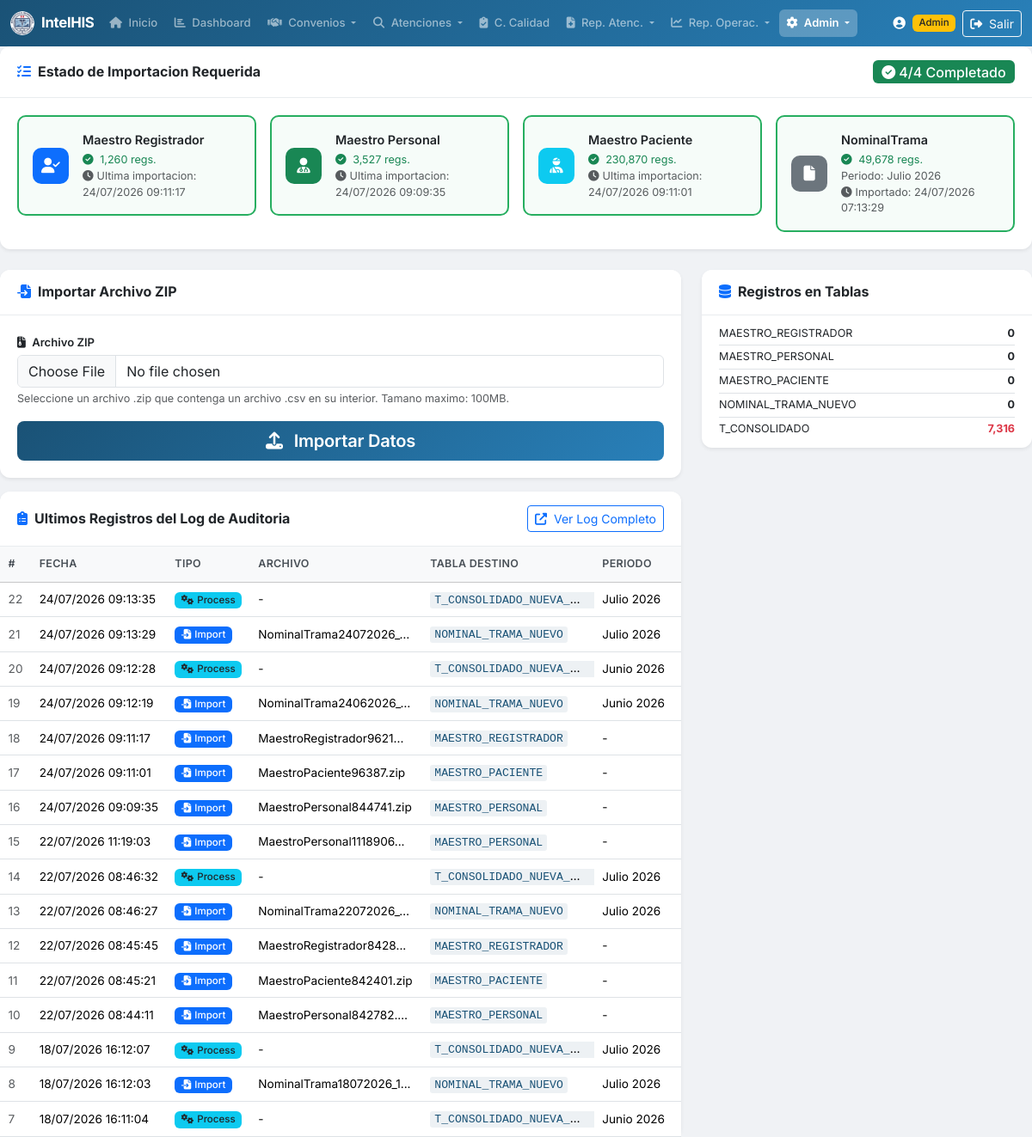
/import.php (signed in), run on an earlier commit of the app's database.
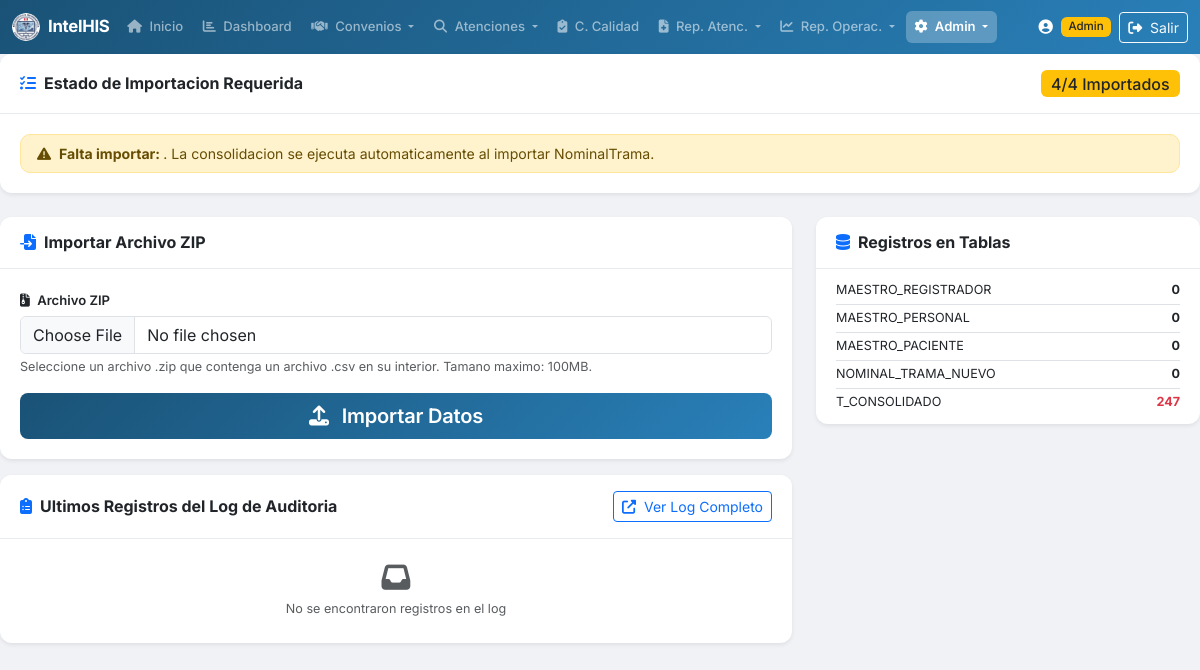
And on a later commit of the database.
### tables this page shows
CREATE TABLE `IMPORT_ESTADO` (
  `id` int(11) NOT NULL,
  `tipo_archivo` varchar(50) NOT NULL COMMENT 'MaestroRegistrador, MaestroPersonal, MaestroPaciente, NominalTrama',
  `importado` tinyint(1) NOT NULL DEFAULT 0 COMMENT '1=Importado, 0=Pendiente',
  `fecha_importacion` datetime DEFAULT NULL,
  `nombre_archivo` varchar(255) DEFAULT NULL,
  `periodo_mes` varchar(2) DEFAULT NULL,
  `periodo_anio` varchar(4) DEFAULT NULL,
  `registros_importados` int(11) DEFAULT 0
);

CREATE TABLE `LOG_IMPORTACION` (
  `id_log` int(11) NOT NULL,
  `tipo_operacion` varchar(50) NOT NULL COMMENT 'IMPORT o PROCESS',
  `tipo_archivo` varchar(50) DEFAULT NULL COMMENT 'MaestroRegistrador, MaestroPersonal, MaestroPaciente, NominalTrama',
  `nombre_archivo` varchar(255) DEFAULT NULL,
  `tabla_destino` varchar(100) DEFAULT NULL,
  `periodo_mes` varchar(2) DEFAULT NULL,
  `periodo_anio` varchar(4) DEFAULT NULL,
  `registros_procesados` int(11) DEFAULT 0,
  `modo_importacion` varchar(20) DEFAULT NULL COMMENT 'REEMPLAZO o PERIODO',
  `fecha_operacion` datetime DEFAULT current_timestamp(),
  `usuario` varchar(100) DEFAULT NULL,
  `estado` varchar(20) NOT NULL COMMENT 'EXITO, ERROR, PARCIAL',
  `mensaje` text DEFAULT NULL,
  `duracion_segundos` decimal(10,2) DEFAULT NULL
);

### includes/functions.php (called while the page is built, shortened)
<?php
function clean($str) {
    return htmlspecialchars($str ?? '', ENT_QUOTES, 'UTF-8');
}
function formatDateTime($datetime) {
    $ts = strtotime($datetime);
    return $ts ? date('d/m/Y H:i:s', $ts) : $datetime;
}
function getNombreMes($mes) {
    $meses = [
        1 => 'Enero', 2 => 'Febrero', 3 => 'Marzo',
        4 => 'Abril', 5 => 'Mayo', 6 => 'Junio',
        7 => 'Julio', 8 => 'Agosto', 9 => 'Septiembre',
        10 => 'Octubre', 11 => 'Noviembre', 12 => 'Diciembre'
    ];
    return $meses[intval($mes)] ?? $mes;
}
function obtenerEstadoImportacion() {
    $pdo = getDBConnection();
    $stmt = $pdo->query("SELECT * FROM IMPORT_ESTADO ORDER BY FIELD(tipo_archivo, 'MaestroRegistrador', 'MaestroPersonal', 'MaestroPaciente', 'NominalTrama')");
    $rows = $stmt->fetchAll();
    $estado = [];
    foreach ($rows as $row) {
        $estado[$row['tipo_archivo']] = $row;
    }
    return $estado;
}
function verificarTodosImportados() {
    $pdo = getDBConnection();
    $stmt = $pdo->query("SELECT COUNT(*) FROM IMPORT_ESTADO WHERE importado = 1");
    $importados = (int)$stmt->fetchColumn();
    return $importados >= 4;
}

### import.php (the view, shortened to what the rows shown need)
<?php
require_once 'includes/functions.php';
$pdo = getDBConnection();
$importEstado = obtenerEstadoImportacion();
$todosImportados = verificarTodosImportados();
$ultimosLogs = $pdo->query("SELECT * FROM LOG_IMPORTACION ORDER BY fecha_operacion DESC LIMIT 16")->fetchAll();
$ultimaImportacionPorTabla = [];
try {
    $tablasDestino = ['MAESTRO_REGISTRADOR', 'MAESTRO_PERSONAL', 'MAESTRO_PACIENTE', 'NOMINAL_TRAMA_NUEVO'];
    foreach ($tablasDestino as $tablaDest) {
        $stmtUlt = $pdo->prepare("
            SELECT tipo_archivo, tabla_destino, fecha_operacion, registros_procesados, nombre_archivo
            FROM LOG_IMPORTACION
            WHERE tipo_operacion = 'IMPORT' AND estado = 'EXITO' AND tabla_destino = ?
            ORDER BY fecha_operacion DESC
            LIMIT 1
        ");
        $stmtUlt->execute([$tablaDest]);
        $rowUlt = $stmtUlt->fetch();
        if ($rowUlt) {
            $ultimaImportacionPorTabla[$tablaDest] = $rowUlt;
        }
    }
} catch (Exception $e) {
}
include 'includes/header.php';
?>
<div class="row mb-4">
    <div class="col-12">
        <div class="card shadow-sm <?= $todosImportados ? 'border-success' : 'border-warning' ?>">
            <div class="card-body">
                <div class="row g-3">
                    <?php
                    $iconos = [
                        'MaestroRegistrador' => ['icon' => 'fa-user-check', 'color' => 'primary', 'label' => 'Maestro Registrador', 'tabla' => 'MAESTRO_REGISTRADOR'],
                        'MaestroPersonal' => ['icon' => 'fa-user-md', 'color' => 'success', 'label' => 'Maestro Personal', 'tabla' => 'MAESTRO_PERSONAL'],
                        'MaestroPaciente' => ['icon' => 'fa-user-injured', 'color' => 'info', 'label' => 'Maestro Paciente', 'tabla' => 'MAESTRO_PACIENTE'],
                        'MaestroTrama' => ['icon' => 'fa-file-medical', 'color' => 'warning', 'label' => 'Nominal Trama', 'tabla' => 'NOMINAL_TRAMA_NUEVO'],
                    ];
                    foreach ($importEstado as $tipo => $info):
                        $cfg = $iconos[$tipo] ?? ['icon' => 'fa-file', 'color' => 'secondary', 'label' => $tipo, 'tabla' => ''];
                        $tablaNombre = $cfg['tabla'];
                        $logUltimo = $ultimaImportacionPorTabla[$tablaNombre] ?? null;
                    ?>
                    <div class="col-lg-3 col-md-6 col-sm-6">
                        <div class="import-status-card <?= $info['importado'] ? 'status-done' : 'status-pending' ?>">
                            <div class="d-flex align-items-center gap-3">
                                <div class="status-icon bg-<?= $cfg['color'] ?> <?= $info['importado'] ? '' : 'opacity-50' ?>">
                                    <i class="fas <?= $cfg['icon'] ?>"></i>
                                </div>
                                <div class="flex-grow-1">
                                    <div class="fw-semibold"><?= $cfg['label'] ?></div>
                                    <?php if ($info['importado']): ?>
                                        <small class="text-success">
                                            <i class="fas fa-check-circle me-1"></i>
                                            <?= number_format($info['registros_importados']) ?> regs.
                                        </small>
                                        <?php if ($tipo === 'NominalTrama' && $info['periodo_anio'] && $info['periodo_mes']): ?>
                                            <small class="text-muted d-block">Periodo: <?= getNombreMes($info['periodo_mes']) ?> <?= $info['periodo_anio'] ?></small>
                                        <?php endif; ?>
                                        <?php if ($logUltimo): ?>
                                            <small class="text-muted d-block"><i class="fas fa-clock me-1"></i>Ultima importacion: <?= formatDateTime($logUltimo['fecha_operacion']) ?></small>
                                        <?php elseif ($info['fecha_importacion']): ?>
                                            <small class="text-muted d-block"><i class="fas fa-clock me-1"></i>Importado: <?= formatDateTime($info['fecha_importacion']) ?></small>
                                        <?php endif; ?>
                                    <?php endif; ?>
                                </div>
                            </div>
                        </div>
                    </div>
                    <?php endforeach; ?>
                </div>
            </div>
        </div>
    </div>
</div>
<div class="row">
    <div class="col-lg-8">
        <div class="card shadow-sm mt-3">
            <div class="card-body p-0">
                <?php if (empty($ultimosLogs)): ?>
                    <div class="text-center py-4">
                        <i class="fas fa-inbox fa-2x text-muted mb-2"></i>
                        <p class="text-muted mb-0 small">No se encontraron registros en el log</p>
                    </div>
                <?php else: ?>
                    <div class="table-responsive">
                        <table class="table table-hover table-sm mb-0">
                            <thead class="table-light">
                                <tr>
                                    <th>#</th>
                                    <th>Fecha</th>
                                    <th>Tipo</th>
                                    <th>Archivo</th>
                                    <th>Tabla Destino</th>
                                    <th>Periodo</th>
                                    <th>Registros</th>
                                </tr>
                            </thead>
                            <tbody>
                                <?php foreach ($ultimosLogs as $log): ?>
                                <tr>
                                    <td class="text-muted"><?= $log['id_log'] ?></td>
                                    <td><?= formatDateTime($log['fecha_operacion']) ?></td>
                                    <td>
                                        <?php if ($log['tipo_operacion'] === 'IMPORT'): ?>
                                            <span class="badge bg-primary"><i class="fas fa-file-import me-1"></i>Import</span>
                                        <?php else: ?>
                                            <span class="badge bg-info text-dark"><i class="fas fa-cogs me-1"></i>Process</span>
                                        <?php endif; ?>
                                    </td>
                                    <td title="<?= clean($log['nombre_archivo']) ?>">
                                        <?= clean(mb_strimwidth($log['nombre_archivo'] ?? '-', 0, 25, '...')) ?>
                                    </td>
                                    <td><code><?= clean($log['tabla_destino'] ?? '-') ?></code></td>
                                    <td>
                                        <?php if ($log['periodo_anio'] && $log['periodo_mes']): ?>
                                            <?= getNombreMes($log['periodo_mes']) ?> <?= $log['periodo_anio'] ?>
                                        <?php else: ?>
                                            -
                                        <?php endif; ?>
                                    </td>
                                    <td class="text-end"><?= number_format($log['registros_procesados']) ?></td>
                                </tr>
                                <?php endforeach; ?>
                            </tbody>
                        </table>
                    </div>
                <?php endif; ?>
            </div>
        </div>
    </div>
</div>
<?php include 'includes/footer.php'; ?>

What changed in the data, as far as the page shows it:
removed import_estado: label "Maestro Registrador", registros_importados "1,260"
removed log_importacion: fecha_operacion "24/07/2026 09:11:17", id_log "18", tipo_operacion "IMPORT" (drawn), nombre_archivo "MaestroRegistrador9621...", tabla_destino "MAESTRO_REGISTRADOR"
removed import_estado: label "Maestro Personal", registros_importados "3,527"
removed log_importacion: fecha_operacion "24/07/2026 09:09:35", id_log "16", tipo_operacion "IMPORT" (drawn), nombre_archivo "MaestroPersonal844741.zip", tabla_destino "MAESTRO_PERSONAL"
removed import_estado: label "Maestro Paciente", registros_importados "230,870"
removed log_importacion: fecha_operacion "24/07/2026 09:11:01", id_log "17", tipo_operacion "IMPORT" (drawn), nombre_archivo "MaestroPaciente96387.zip", tabla_destino "MAESTRO_PACIENTE"
removed import_estado: label "NominalTrama", registros_importados "49,678", periodo_mes "Julio", periodo_anio "2026", fecha_importacion "24/07/2026 07:13:29"
removed log_importacion: id_log "22", fecha_operacion "24/07/2026 09:13:35", tipo_operacion "PROCESS" (drawn), nombre_archivo "-", tabla_destino "T_CONSOLIDADO_NUEVA_…", periodo_mes "Julio", periodo_anio "2026"
removed log_importacion: id_log "21", fecha_operacion "24/07/2026 09:13:29", tipo_operacion "IMPORT" (drawn), nombre_archivo "NominalTrama24072026_…", tabla_destino "NOMINAL_TRAMA_NUEVO", periodo_mes "Julio", periodo_anio "2026"
removed log_importacion: id_log "20", fecha_operacion "24/07/2026 09:12:28", tipo_operacion "PROCESS" (drawn), nombre_archivo "-", tabla_destino "T_CONSOLIDADO_NUEVA_…", periodo_mes "Junio", periodo_anio "2026"
removed log_importacion: id_log "19", fecha_operacion "24/07/2026 09:12:19", tipo_operacion "IMPORT" (drawn), nombre_archivo "NominalTrama24062026_…", tabla_destino "NOMINAL_TRAMA_NUEVO", periodo_mes "Junio", periodo_anio "2026"
removed log_importacion: id_log "15", fecha_operacion "22/07/2026 11:19:03", tipo_operacion "IMPORT" (drawn), nombre_archivo "MaestroPersonal1118906...", tabla_destino "MAESTRO_PERSONAL"
removed log_importacion: id_log "14", fecha_operacion "22/07/2026 08:46:32", tipo_operacion "PROCESS" (drawn), nombre_archivo "-", tabla_destino "T_CONSOLIDADO_NUEVA_…", periodo_mes "Julio", periodo_anio "2026"
removed log_importacion: id_log "13", fecha_operacion "22/07/2026 08:46:27", tipo_operacion "IMPORT" (drawn), nombre_archivo "NominalTrama22072026_…", tabla_destino "NOMINAL_TRAMA_NUEVO", periodo_mes "Julio", periodo_anio "2026"
removed log_importacion: id_log "12", fecha_operacion "22/07/2026 08:45:45", tipo_operacion "IMPORT" (drawn), nombre_archivo "MaestroRegistrador8428...", tabla_destino "MAESTRO_REGISTRADOR"
removed log_importacion: id_log "11", fecha_operacion "22/07/2026 08:45:21", tipo_operacion "IMPORT" (drawn), nombre_archivo "MaestroPaciente842401.zip", tabla_destino "MAESTRO_PACIENTE"
removed log_importacion: id_log "10", fecha_operacion "22/07/2026 08:44:11", tipo_operacion "IMPORT" (drawn), nombre_archivo "MaestroPersonal842782.zip", tabla_destino "MAESTRO_PERSONAL"
removed log_importacion: id_log "9", fecha_operacion "18/07/2026 16:12:07", tipo_operacion "PROCESS" (drawn), nombre_archivo "-", tabla_destino "T_CONSOLIDADO_NUEVA_…", periodo_mes "Julio", periodo_anio "2026"
removed log_importacion: id_log "8", fecha_operacion "18/07/2026 16:12:03", tipo_operacion "IMPORT" (drawn), nombre_archivo "NominalTrama18072026_1...", tabla_destino "NOMINAL_TRAMA_NUEVO", periodo_mes "Julio", periodo_anio "2026"
removed log_importacion: id_log "7", fecha_operacion "18/07/2026 16:11:04", tipo_operacion "PROCESS" (drawn), nombre_archivo "-", tabla_destino "T_CONSOLIDADO_NUEVA_…", periodo_mes "Junio", periodo_anio "2026"
Also different on the page:
4 - count($archivosFaltantes): (not shown) → "4"
$counts['T_CONSOLIDADO']: "7,316" → "247"
text no longer shown: "4/4 Completado # FECHA TIPO ARCHIVO TABLA DESTINO PERIODO"
text now shown: "/4 Importados Falta importar: . La consolidacion se ejecuta automaticamente al importar NominalTrama. No se encontraron registros en el log"
